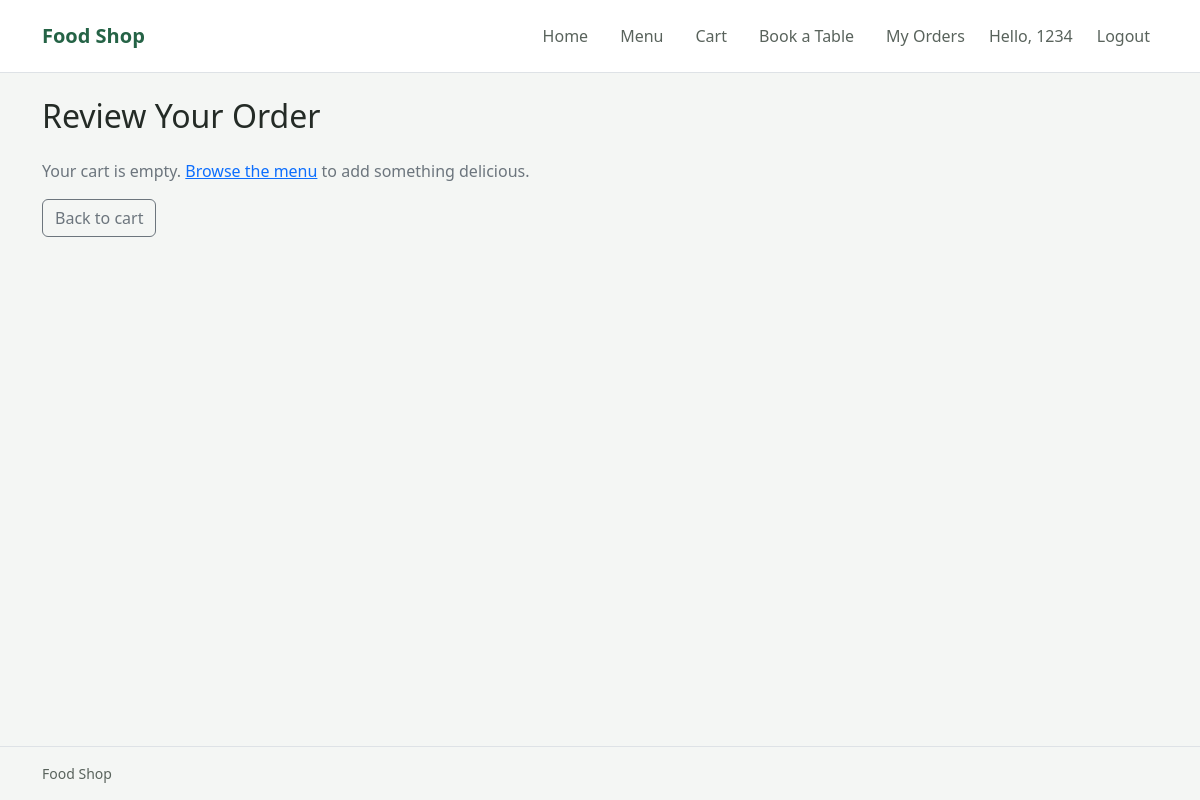
Before: /create_order (signed in) with the older database file.
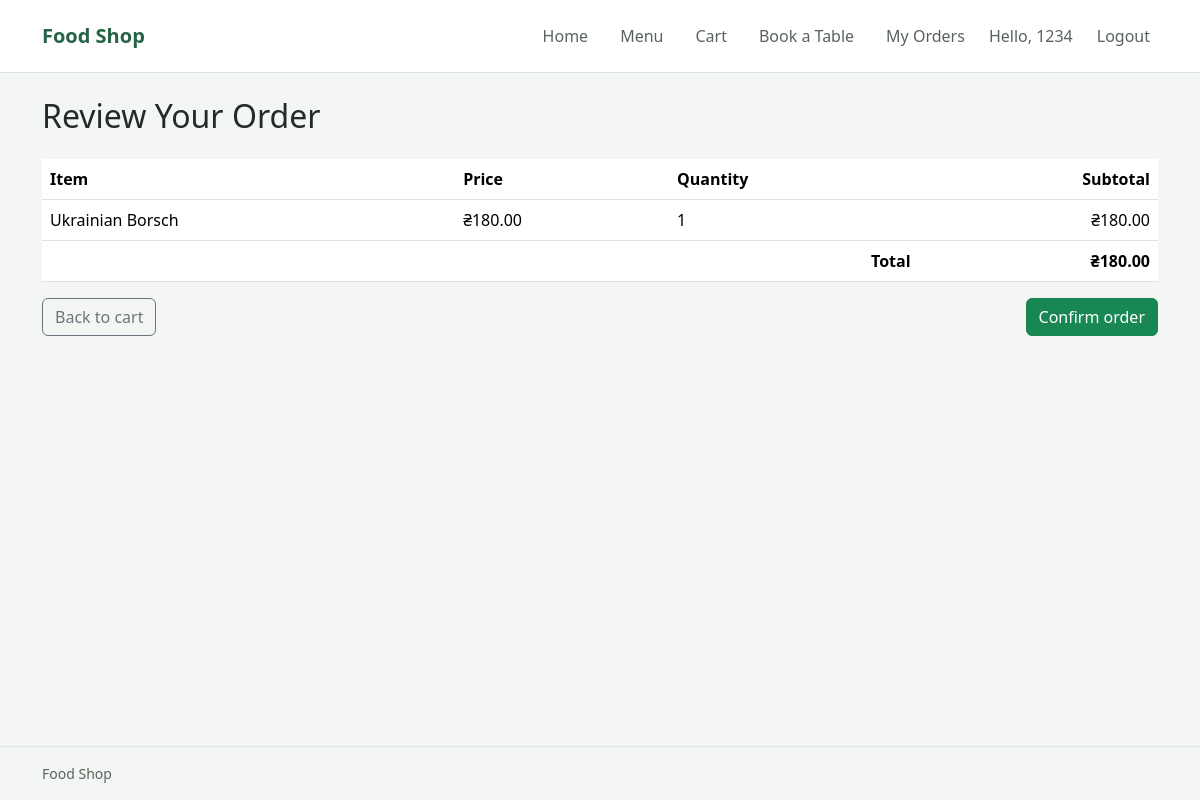
After: the same page with the newer database file.
### database.py (models this page shows)
class Base(DeclarativeBase):
    pass

class Orders(Base):
    __tablename__ = "orders"
    id: Mapped[int] = mapped_column(primary_key=True)
    user_id: Mapped[int] = mapped_column(ForeignKey("users.id"))
    product_id: Mapped[int] = mapped_column(ForeignKey("products.id"))
    customer_order_id: Mapped[int | None] = mapped_column(
        ForeignKey("customer_orders.id"), nullable=True
    )
    quantity: Mapped[int] = mapped_column()
    user: Mapped["Users"] = relationship("Users", back_populates="orders")
    product: Mapped["Product"] = relationship("Product", back_populates="orders")
    customer_order: Mapped["CustomerOrder | None"] = relationship(
        "CustomerOrder", back_populates="items"
    )

class Product(Base):
    __tablename__ = "products"
    orders: Mapped[list["Orders"]] = relationship("Orders", back_populates="product")
    id: Mapped[int] = mapped_column(primary_key=True)
    name: Mapped[str] = mapped_column(String(100))
    price: Mapped[Decimal] = mapped_column(Numeric(10, 2))
    category: Mapped[str] = mapped_column(String(100))
    description: Mapped[str] = mapped_column(String(500), default="")
    image: Mapped[str] = mapped_column(String(100), default="")

### main.py (the view, shortened to what this page needs)
@app.route('/create_order', methods=['GET', 'POST'])
def create_order():
    if g.user is None:
        flash('Please log in to place an order.', 'warning')
        return redirect(url_for('login'))
    with SessionLocal() as db:
        cart_items = db.scalars(
            select(Orders)
            .options(selectinload(Orders.product))
            .where(
                Orders.user_id == g.user.id,
                Orders.customer_order_id.is_(None),
            )
            .order_by(Orders.id)
        ).all()
        total = sum(
            (item.product.price * item.quantity for item in cart_items),
            start=0,
        )
    return render_template(
        'create_order.html',
        cart_items=cart_items,
        total=total,
    )

### main.py (called while the page is built, shortened)
def csrf_token():
    if 'csrf_token' not in session:
        session['csrf_token'] = secrets.token_hex(32)
    return session['csrf_token']

@app.before_request
def load_user_and_validate_csrf():
    g.user = None
    user_id = session.get('user_id')
    if user_id is not None:
        with SessionLocal() as db:
            g.user = db.get(Users, user_id)
        if g.user is None:
            session.clear()

### templates/create_order.html (shortened to what this page needs)
{% extends "base.html" %}
{% block content %}
<h1 class="mb-4">Review Your Order</h1>
{% if cart_items %}
<div class="table-responsive">
	<table class="table align-middle">
		<thead>
			<tr>
				<th scope="col">Item</th>
				<th scope="col">Price</th>
				<th scope="col">Quantity</th>
				<th scope="col" class="text-end">Subtotal</th>
			</tr>
		</thead>
		<tbody>
			{% for item in cart_items %}
			<tr>
				<td>{{ item.product.name }}</td>
				<td>₴{{ "%.2f"|format(item.product.price) }}</td>
				<td>{{ item.quantity }}</td>
				<td class="text-end">₴{{ "%.2f"|format(item.product.price * item.quantity) }}</td>
			</tr>
			{% endfor %}
		</tbody>
		<tfoot>
			<tr>
				<th colspan="3" class="text-end">Total</th>
				<th class="text-end">₴{{ "%.2f"|format(total) }}</th>
			</tr>
		</tfoot>
	</table>
</div>
<div class="d-flex justify-content-between">
	<a class="btn btn-outline-secondary" href="{{ url_for('orders') }}">Back to cart</a>
	<form action="{{ url_for('create_order') }}" method="post">
		<button class="btn btn-success" type="submit">Confirm order</button>
	</form>
</div>
{% else %}
<p class="text-secondary">Your cart is empty. <a href="{{ url_for('menu') }}">Browse the menu</a> to add something delicious.</p>
<a class="btn btn-outline-secondary" href="{{ url_for('orders') }}">Back to cart</a>
{% endif %}
{% endblock %}

Changed rows visible on the page:
added Orders: product.name "Ukrainian Borsch", quantity "1"
now on this page (row unchanged): Product: product.price "180.00", item.product.price*item.quantity "180.00"
Other visible differences:
{{ "%.2f"|format(total) }}: (not shown) → "180.00"
text no longer shown: "Your cart is empty. Browse the menu to add something delicious."
text now shown: "Item Price Quantity Subtotal Total ₴ Confirm order"
